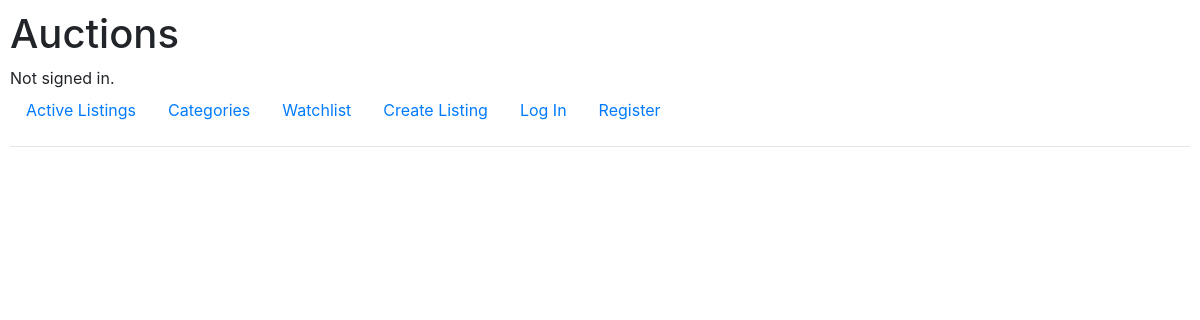
The app's page /watchlist/4/, older data.
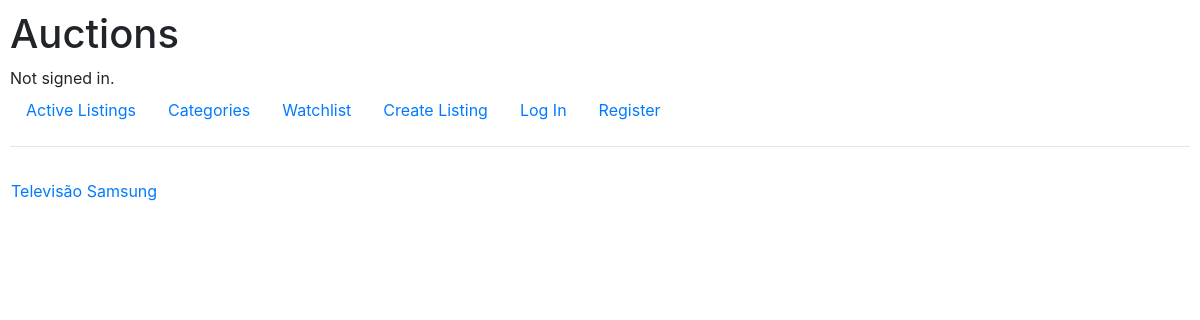
The same page, newer data.
### auctions/models.py (models this page shows, shortened)
class Watchlist(models.Model):
    user = models.ForeignKey(User, on_delete=models.CASCADE, related_name='userFavs')
    product = models.ForeignKey(Actions, on_delete=models.CASCADE, related_name='product_fav', default=1)

class Actions(models.Model):
    name = models.CharField(max_length=32)
    price = models.FloatField()
    describe = models.CharField(max_length=200, default=None)
    image = models.CharField(max_length=300, default=None)
    data = models.DateField(default=None)
    category = models.CharField(max_length=64, default=None)
    number_bids = models.IntegerField(default=0)
    user = models.ForeignKey(User, on_delete=models.CASCADE, related_name='UserAuthor', default=1)
    open = models.BooleanField(default=True)

### auctions/views.py (the view)
# urls.py: path('watchlist/<str:user_id>/', views.watchlist, name='watchlist'),
def watchlist(request, user_id):
    if user_id == None:
        return HttpResponse('Log in to access the Watchlist!', status=401)
    watchlist_user = Watchlist.objects.filter(user=user_id)
    return render(request, 'auctions/watchlist.html', {
        'watchlist': watchlist_user,
    })

### auctions/templates/auctions/watchlist.html
{% extends 'auctions/layout.html' %}
{% block body %}
    {% for fav in watchlist %}
        <div class="row pl-3 pt-3">
            <a href="{% url 'listing' fav.product.id %}">{{ fav.product.name}}</a>
        </div>
    {% endfor %}
{% endblock %}

### auctions/templates/auctions/layout.html (shortened to what this page needs)
{% load static %}
<!DOCTYPE html>
<html lang="en">
    <head>
        <link rel="stylesheet" href="https://stackpath.bootstrapcdn.com/bootstrap/4.4.1/css/bootstrap.min.css">
        <link href="{% static 'auctions/styles.css' %}" rel="stylesheet">
    </head>
    <body>
        <h1>Auctions</h1>
        <div>
            {% if user.is_authenticated %}
                Signed in as <strong>{{ user.username }}</strong>.
            {% else %}
                Not signed in.
            {% endif %}
        </div>
        <ul class="nav">
            <li class="nav-item">
                <a class="nav-link" href="{% url 'index' %}">Active Listings</a>
            </li>
            <li class="nav-item">
                <a href="{% url 'categories' %}" class="nav-link">Categories</a>
            </li>
            {% if user.is_authenticated %}
                <li class="nav-item">
                    <a href="{% url 'watchlist' user.id %}" class="nav-link">Watchlist</a>
                </li>
            {% else %}
                <li class="nav-item">
                    <a href="{% url 'login' %}" class="nav-link" id="UserNotAuthenticated">Watchlist</a>
                </li>
            {% endif %}
            <li class="nav-item">
                <a href="{% url 'create' %}" class="nav-link">Create Listing</a>
            </li>
            {% if user.is_authenticated %}
                <li class="nav-item">
                    <a class="nav-link" href="{% url 'logout' %}">Log Out</a>
                </li>
            {% else %}
                <li class="nav-item">
                    <a class="nav-link" href="{% url 'login' %}">Log In</a>
                </li>
                <li class="nav-item">
                    <a class="nav-link" href="{% url 'register' %}">Register</a>
                </li>
            {% endif %}
        </ul>
        <hr>
        <div class="product">
            {% block body %}
            {% endblock %}
        </div>
    </body>
</html>

### auctions/static/auctions/styles.css (style rules this page uses)
body { padding: 10px; }
a { text-decoration: none; }

Row changes from the older to the newer data that the page shows:
added Watchlist: product.name "Televisão Samsung"
